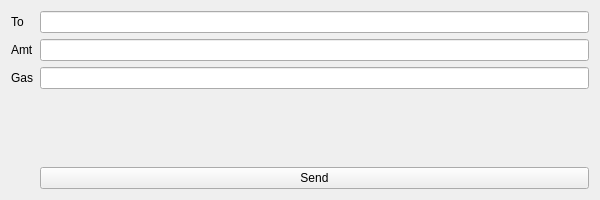
<?xml version="1.0" encoding="UTF-8"?>
<ui version="4.0">
 <class>Send</class>
 <widget class="QWidget" name="Send">
  <property name="geometry">
   <rect>
    <x>0</x>
    <y>0</y>
    <width>600</width>
    <height>200</height>
   </rect>
  </property>
  <property name="windowTitle">
   <string>Form</string>
  </property>
  <property name="styleSheet">
   <string notr="true"/>
  </property>
  <layout class="QFormLayout" name="formLayout">
   <item row="0" column="0">
    <widget class="QLabel" name="lbl_to">
     <property name="text">
      <string>To</string>
     </property>
    </widget>
   </item>
   <item row="0" column="1">
    <widget class="QLineEdit" name="lineEdit_to"/>
   </item>
   <item row="1" column="0">
    <widget class="QLabel" name="lbl_amt">
     <property name="text">
      <string>Amt</string>
     </property>
    </widget>
   </item>
   <item row="1" column="1">
    <widget class="QLineEdit" name="lineEdit_amt"/>
   </item>
   <item row="2" column="0">
    <widget class="QLabel" name="lbl_gas">
     <property name="text">
      <string>Gas</string>
     </property>
    </widget>
   </item>
   <item row="2" column="1">
    <widget class="QLineEdit" name="lineEdit_gas"/>
   </item>
   <item row="4" column="1">
    <widget class="QPushButton" name="btn_Send">
     <property name="text">
      <string>Send</string>
     </property>
    </widget>
   </item>
   <item row="3" column="1">
    <spacer name="verticalSpacer">
     <property name="orientation">
      <enum>Qt::Vertical</enum>
     </property>
     <property name="sizeHint" stdset="0">
      <size>
       <width>20</width>
       <height>40</height>
      </size>
     </property>
    </spacer>
   </item>
  </layout>
 </widget>
 <resources/>
 <connections/>
</ui>
